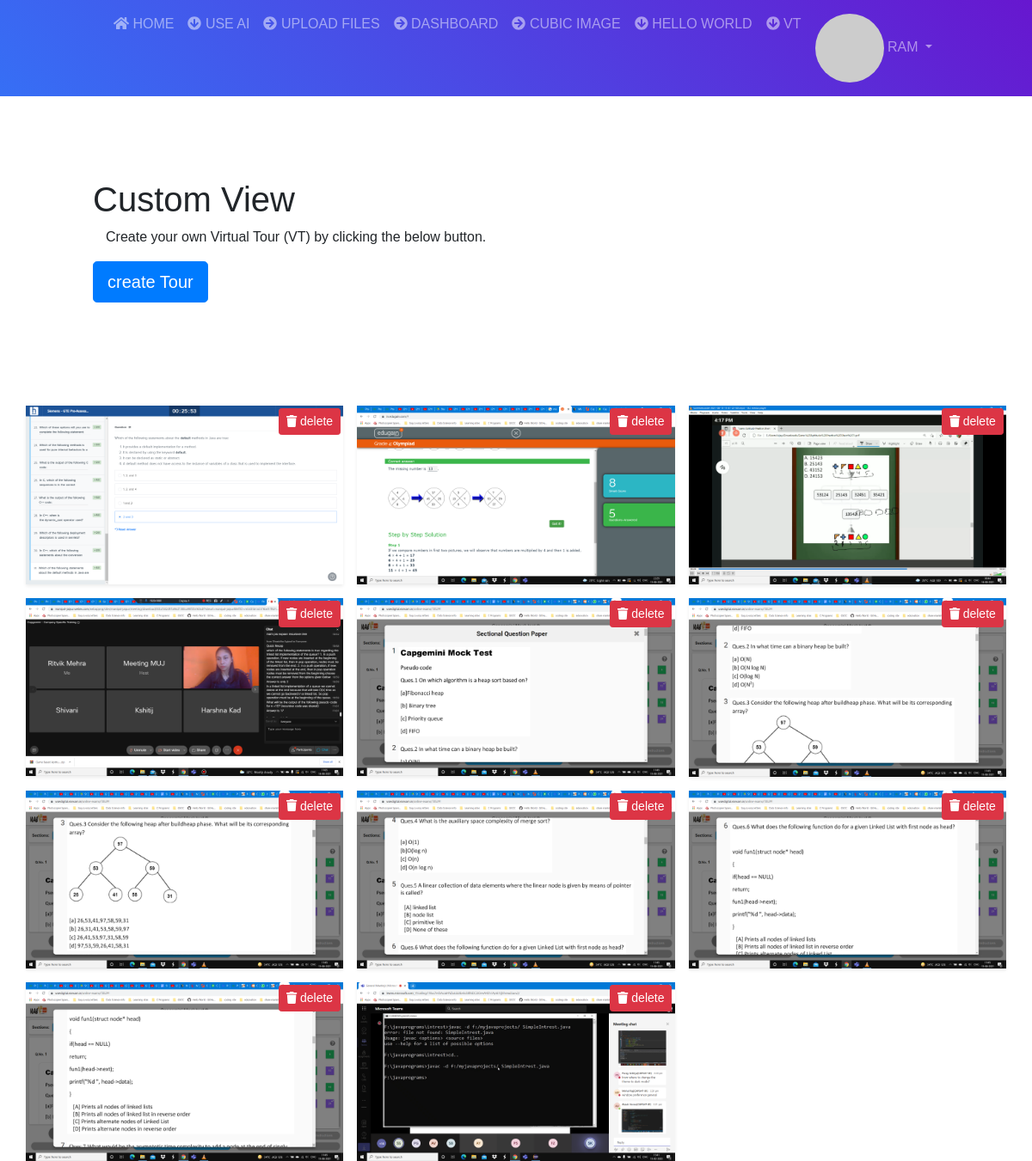
Page /dashboard (signed in) on the committed database.
### app/models.py (models this page shows, shortened)
class User(UserMixin, db.Model):
    id = db.Column(db.Integer, primary_key=True, autoincrement=True)
    username = db.Column(db.String(64), index=True, unique=True)
    email = db.Column(db.String(120), index=True, unique=True)
    password_hash = db.Column(db.String(128))
    created_on = db.Column(db.DateTime, index=True, default=datetime.now)
    last_seen = db.Column(db.DateTime, default=datetime.utcnow)
    def avatar(self, size):
        digest = md5(self.email.lower().encode('utf-8')).hexdigest()
        return 'https://www.gravatar.com/avatar/{}?d=identicon&s={}'.format(digest, size)

class MyUpload(db.Model):
    id = db.Column(db.Integer, primary_key=True, autoincrement=True)
    img = db.Column(db.String(255))
    imgtype = db.Column(db.String(4))
    user_id = db.Column(db.Integer, db.ForeignKey('user.id'))
    created_at=db.Column(db.DateTime,nullable=False,index=True, default=dt.datetime.utcnow)
    updated_at=db.Column(db.DateTime,nullable=False,index=True, default=dt.datetime.utcnow)
    def __repr__(self):
        return self.img

### app/routes.py (the view)
@app.route('/dashboard', methods=['GET','POST'])
def dashboardImage():
    imglist = MyUpload.query.filter_by(user_id=current_user.id)
    return render_template('dashboard.html',title='Dashboard',imglist=imglist)

### app/models.py (called while the page is built)
@login.user_loader
def load_user(id):
    return User.query.get(int(id))

### app/routes.py (called while the page is built)
@app.before_request
def before_request():
    try:
        if current_user.is_authenticated:
            current_user.last_seen = datetime.utcnow()
            db.session.commit()
    except:
        pass

### app/templates/dashboard.html (shortened to what this page needs)
{% extends 'base.html' %}
{% block body %}
<div class="container">
  <div class="p-5 mb-4 rounded-3">
    <div class="container-fluid py-5">
      <h1 class="display-5 fw-bold">Custom View</h1>
      <p class="col-md-8 fs-4">Create your own Virtual Tour (VT) by clicking the below button.</p>
      <a href="/cube" class="btn btn-primary btn-lg" type="button">create Tour</a>
    </div>
  </div>
  <div class="row imgrid">
    {% for image in imglist %}
        <div class="image">
          <img src="{{image}}" class="img-fluid shadow-sm" alt="">
          <a href="" class="btn btn-danger btn-sm delete-icon"><i class="fa fa-trash"></i> delete</a>
        </div>
    {% endfor %}
  </div>
</div>
{% endblock %}

### app/templates/navbar.html (shortened to what this page needs)
<nav class="navbar navbar-expand-lg navbar-dark purblue sticky-top">
    <div class="collapse navbar-collapse" id="mainmenu">
      <ul class="navbar-nav mr-auto mt-2 mt-lg-0 mx-auto ">
        <li class="nav-item ">
          <a class="nav-link text-uppercase" href="{{url_for('index')}}"><i class="fas fa-home "></i> Home <span class="sr-only">(current)</span></a>
        </li>
        <li class="nav-item">
          <a class="nav-link text-uppercase" href="/input"><i class="fas fa-arrow-circle-down    "></i> use AI </a>
        </li>
        <li class="nav-item">
          <a class="nav-link text-uppercase" href="/upload"><i class="fas fa-arrow-circle-right    "></i> upload files</a>
        </li>
        <li class="nav-item">
          <a class="nav-link text-uppercase" href="/dashboard"><i class="fas fa-arrow-circle-right   "></i> dashboard</a>
        </li>
        <li class="nav-item">
          <a class="nav-link text-uppercase" href="/cube"><i class="fas fa-arrow-circle-right   "></i> cubic image</a>
        </li>
        <li class="nav-item">
          <a class="nav-link text-uppercase" href="/hello"><i class="fas fa-arrow-circle-down   "></i> hello world</a>
        </li>
        <li class="nav-item">
          <a class="nav-link text-uppercase" href="/vt"><i class="fas fa-arrow-circle-down   "></i> vt</a>
        </li>
        {% if current_user.is_anonymous %}
        <li class="nav-item dropdown">
          <a class="nav-link dropdown-toggle text-uppercase" href="#" id="dropdownId" data-toggle="dropdown" aria-haspopup="true" aria-expanded="false"><i class="fas fa-user-circle    "></i> Account</a>
          <div class="dropdown-menu" aria-labelledby="dropdownId">
            <a class="dropdown-item" href="/login">Login</a>
            <a class="dropdown-item" href="/register">Create free account</a>
          </div>
        </li>
        {% else %}
        <li class="nav-item dropdown">
          <a class="nav-link dropdown-toggle text-uppercase" href="#" id="dropdownId" data-toggle="dropdown" aria-haspopup="true" aria-expanded="false">
            <img src="{{ current_user.avatar(24) }}" class="rounded-circle">  {{current_user.username}}
          </a>
        </li>
        {% endif %}
      </ul>
    </div>
  </nav>

### app/templates/dashboard.html (style rules this page uses)
* { box-sizing: border-box; }
body { margin: 0; font-family: Arial; }
.row:after { content: ""; display: table; clear: both; }
.imgrid { display:grid; grid-template-columns: 1fr 1fr 1fr; gap: 1rem; }
.image { position: relative; }
.delete-icon { position:absolute; top:.2rem; right: .2rem; }

### app/templates/base.html (style rules this page uses)
.purblue { background-image: linear-gradient(45deg,rgb(54, 111, 245),rgb(103, 23, 207)); }

### rows in the picture
User: username "RAM"
MyUpload: img (picture)
MyUpload: img (picture)
MyUpload: img (picture)
MyUpload: img (picture)
MyUpload: img (picture)
MyUpload: img (picture)
MyUpload: img (picture)
MyUpload: img (picture)
MyUpload: img (picture)
MyUpload: img (picture)
MyUpload: img (picture)
